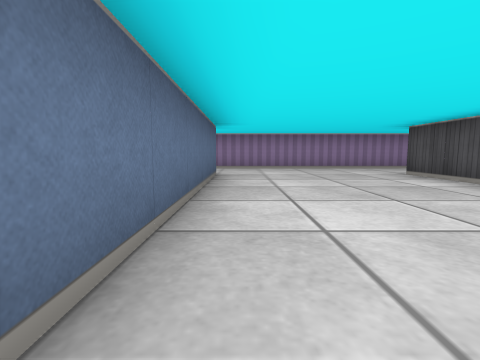
View 1 (above)

18 first-person views from a walk through a cub3D maze. The camera is about half as high as the walls, tilts 6° down and sees 85° across. The floor is counted in squares. Each view is taken from the middle of a square. On the plan, view 1 faces up. The plan holds only what a view shows up to about 9 squares ahead; the rest is blank.

View 2
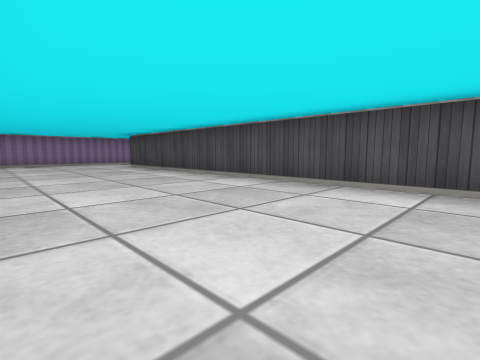

View 3
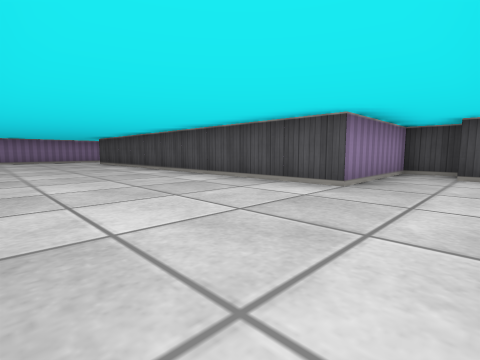

View 4
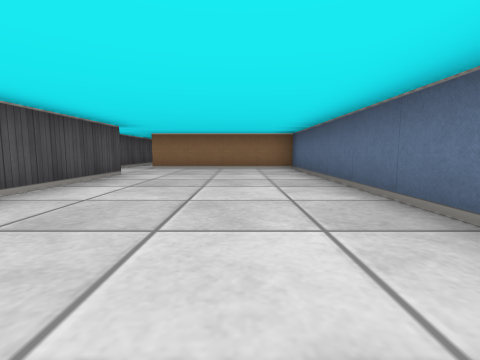

View 5
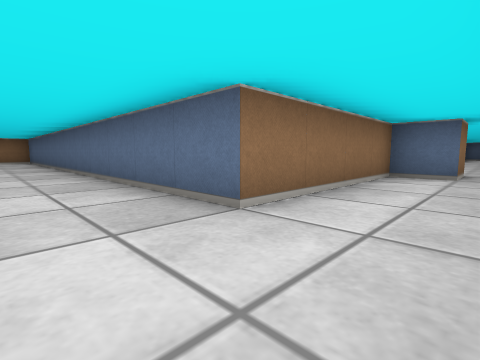

View 6
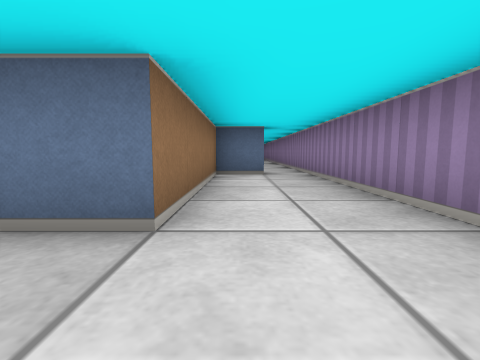

View 7
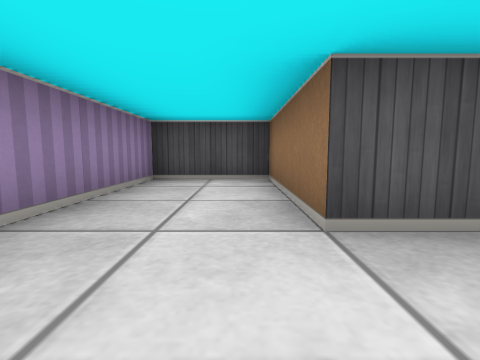

View 8
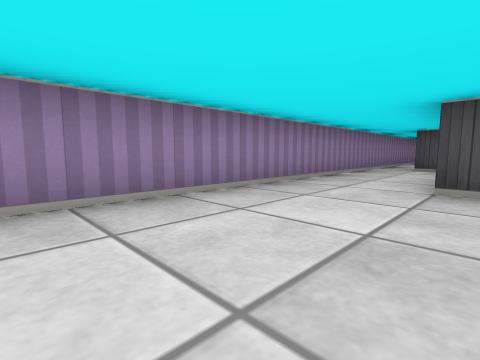

View 9
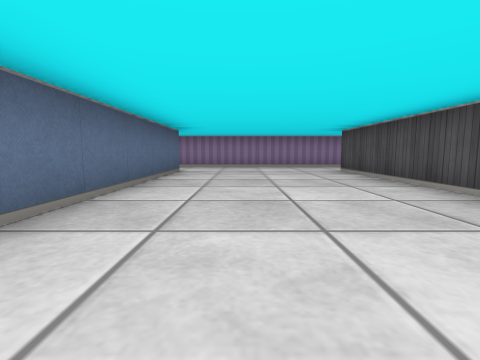

View 10
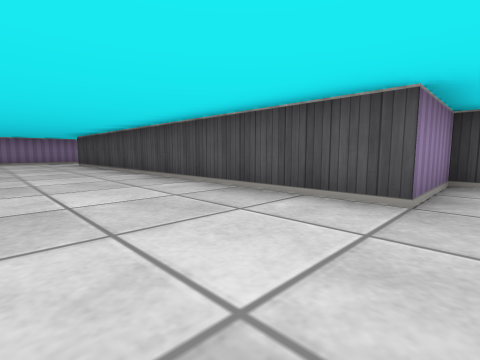

View 11
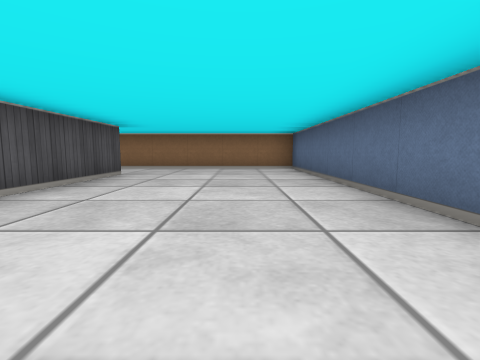

View 12
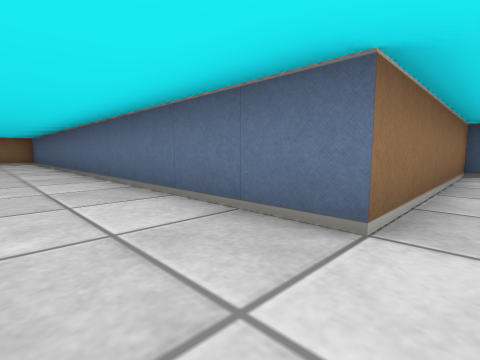

View 13
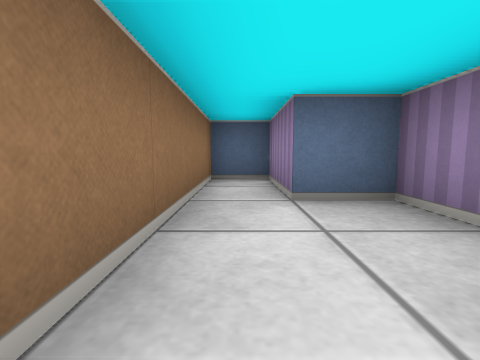

View 14
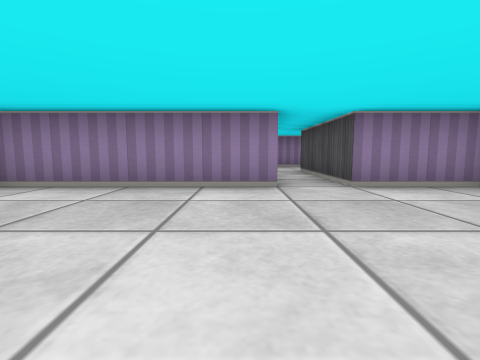

View 15
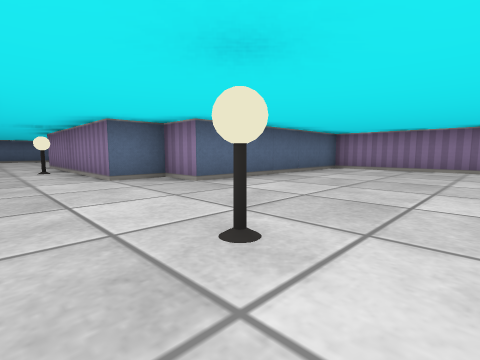

View 16
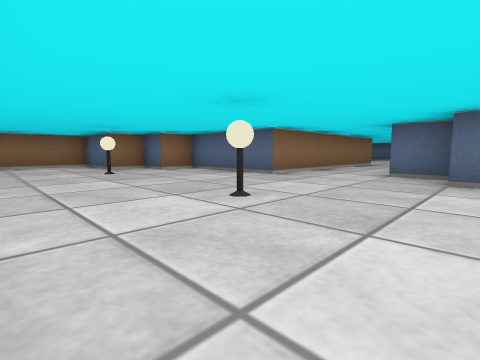

View 17
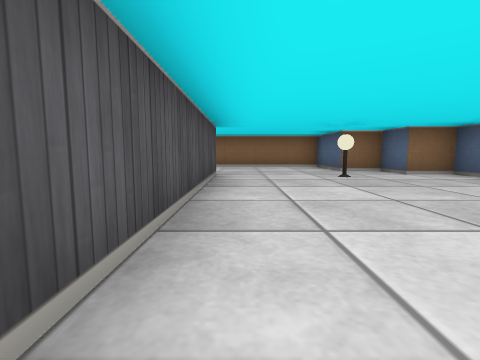

View 18
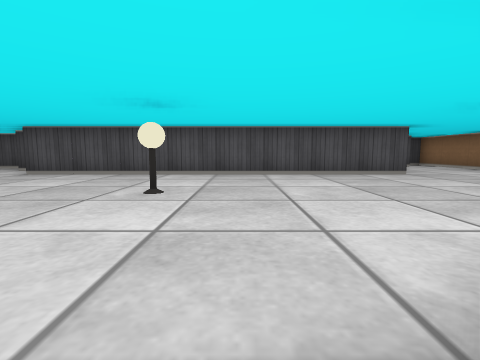

### Floor plan
Ten units are one square. View 1 is at (0, 0); x grows to the right and y downward. Boxes are objects, and circles mark ways between rooms. Rooms are numbered by the first view taken in them; rooms with no view inside come last. Other rooms are left out.
<svg viewBox="-190 -80 276 320">
<path fill="none" stroke="#000" d="M-55 -65 -45 -65 -45 -55 -5 -55 -5 65 35 65M65 55 65 45 35 45 35 -55 65 -55 65 -75 -55 -75M-74 45 -95 45 -95 -55M-55 -60 -55 -65M-155 -75 -165 -75 -165 -65 -185 -65 -185 -55 -135 -55 -135 65 -85 65M-55 -75 -140 -75M45 206 45 125M36 95 -5 95 -5 145 -15 145 -15 155 -65 155M65 108 65 101M-54 175 -5 175 -5 205 5 205 5 215 15 215 15 235 81 235M62 95 45 95 45 65"/>
<rect x="-45" y="155" width="10" height="10" fill="#bbb"><title>lamp</title></rect>
<rect x="15" y="195" width="10" height="10" fill="#bbb"><title>lamp</title></rect>
<rect x="15" y="155" width="10" height="10" fill="#bbb"><title>lamp</title></rect>
<circle cx="-50" cy="-70" r="3" fill="#2a7"/>
<circle cx="40" cy="70" r="3" fill="#2a7"/>
<text x="10" y="-10">1</text>
<text x="-110" y="-10">2</text>
<text x="20" y="160">3</text>
</svg>
Room 1 opens to room 2. Room 1 opens to room 3.

Where each view was taken, in squares from view 1:
view 1: 0 up, 0 right, facing up
view 2: 3 down, 0 right, facing up-right
view 3: 6 down, 0 right, facing up-right
view 4: 1 up, 1 right, facing down
view 5: 7 up, 1 right, facing down-left
view 6: 6 up, 1 right, facing left
view 7: 6 up, 2 right, facing right
view 8: 5 up, 13 left, facing up-right
view 9: 1 down, 12 left, facing up
view 10: 5 down, 12 left, facing up-right
view 11: 1 up, 12 left, facing down
view 12: 6 up, 12 left, facing down-left
view 13: 6 up, 14 left, facing left
view 14: 13 down, 3 right, facing up
view 15: 17 down, 3 right, facing up-left
view 16: 14 down, 4 right, facing down-left
view 17: 15 down, 4 right, facing down
view 18: 17 down, 1 left, facing right
